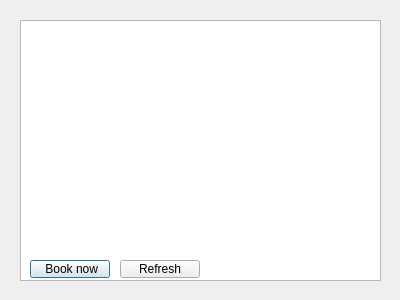
<?xml version="1.0" encoding="UTF-8"?>
<ui version="4.0">
 <class>TripListDialog</class>
 <widget class="QDialog" name="TripListDialog">
  <property name="geometry">
   <rect>
    <x>0</x>
    <y>0</y>
    <width>400</width>
    <height>300</height>
   </rect>
  </property>
  <property name="windowTitle">
   <string>Dialog</string>
  </property>
  <widget class="QTableView" name="tableView">
   <property name="geometry">
    <rect>
     <x>20</x>
     <y>20</y>
     <width>361</width>
     <height>261</height>
    </rect>
   </property>
  </widget>
  <widget class="QPushButton" name="btnBook">
   <property name="geometry">
    <rect>
     <x>30</x>
     <y>260</y>
     <width>80</width>
     <height>18</height>
    </rect>
   </property>
   <property name="text">
    <string> Book now</string>
   </property>
  </widget>
  <widget class="QPushButton" name="btnRefresh">
   <property name="geometry">
    <rect>
     <x>120</x>
     <y>260</y>
     <width>80</width>
     <height>18</height>
    </rect>
   </property>
   <property name="text">
    <string>Refresh</string>
   </property>
  </widget>
 </widget>
 <resources/>
 <connections/>
</ui>
